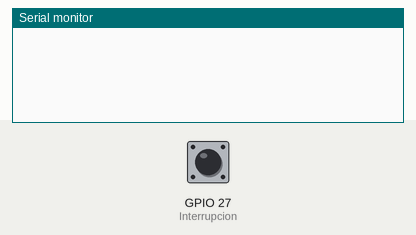
A sketch run on a simulated ESP32. On the bench: the last lines printed to the serial monitor. The test bench sets the inputs (shaded band); at power-on: GPIO 27 (Interrupcion) HIGH.

Above: at 1.2 s.
1.3 s: GPIO 27 (Interrupcion) pulled LOW for 0.15 s
At 2.5 s:
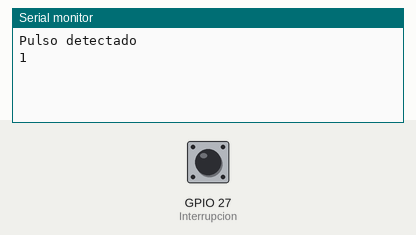
2.9 s: GPIO 27 (Interrupcion) pulled LOW for 1 s
At 4.0 s:
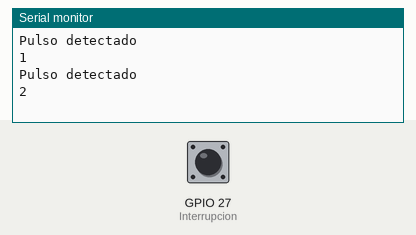
5.4 s: GPIO 27 (Interrupcion) pulled LOW for 0.15 s
At 5.9 s:
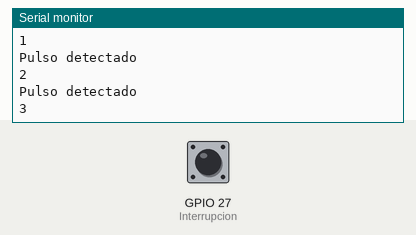

Measured:
- after the input at 1.3 s, the serial monitor: prints a new line at once (image 1)
- after the input at 2.9 s, the serial monitor: prints a new line at once (image 2)
- after the input at 5.4 s, the serial monitor: prints a new line at once (image 3)

The sketch:

detector_intermitencia.ino
```cpp
/*
    ESP32 - Detector de intermitencia
    Autor: Ing. Lucas Omar Moreno
    Año: 2020
*/

// FLAGS
bool lectura_habilitada = true;

// Variables: Retardo Milli()
unsigned long periodo = 500;
unsigned long TiempoAhora = 0;

// Variables: Seteo de tiempo para verificacion de intermitencia
int MULTI_DESBORDE = 2;              // n x 5 - Intervalo de consulta de intermitencia
int contador_multi_desborde = 0;

// Variables: Timer
hw_timer_t * timer = NULL;

// Variable: Cuenta de pulsos de intermitencia
int contador_pulsos_intermitencia = 0;
int PULSOS_INTERMITENCIA = 8;


// Funcion: Cuenta de pulso de intermitencia
void isr(){
  if(lectura_habilitada){
    Serial.println("Pulso detectado");
    contador_pulsos_intermitencia += 1;
    Serial.println(contador_pulsos_intermitencia);
    lectura_habilitada = false;
  }
}

// Funcion: Verificacion de intermitencia
void IRAM_ATTR onTimer() {
  contador_multi_desborde += 1;
  if(contador_multi_desborde >= MULTI_DESBORDE){
    Serial.println("Se verifica intermitencia");
    if(contador_pulsos_intermitencia >= PULSOS_INTERMITENCIA){
      Serial.println("EL SEMAFORO ESTA INTERMITENTE!!");
    }else{
      Serial.println(" - SEMAFORO FUNCIONANDO NORMALMENTE - ");
    }
    contador_pulsos_intermitencia = 0;
    contador_multi_desborde = 0;
  }
}

// Funcion: Configuracion de timer
void config_timer() {
  timer = timerBegin(0, 80, true);
  timerAttachInterrupt(timer, &onTimer, true);
  timerAlarmWrite(timer, 5000000, true); // 5 Segundos
  timerAlarmEnable(timer);
}

// Arduino: Main
void setup() {
  Serial.begin(115200);
  pinMode(27, INPUT); // Interrupcion
  attachInterrupt(27, isr, FALLING);
  config_timer();
}

// Arduino: Loop
void loop() {
  TiempoAhora = millis();
  while(millis() < TiempoAhora+periodo && lectura_habilitada == false){
    lectura_habilitada = false;
  };
  lectura_habilitada = true;
}
```
